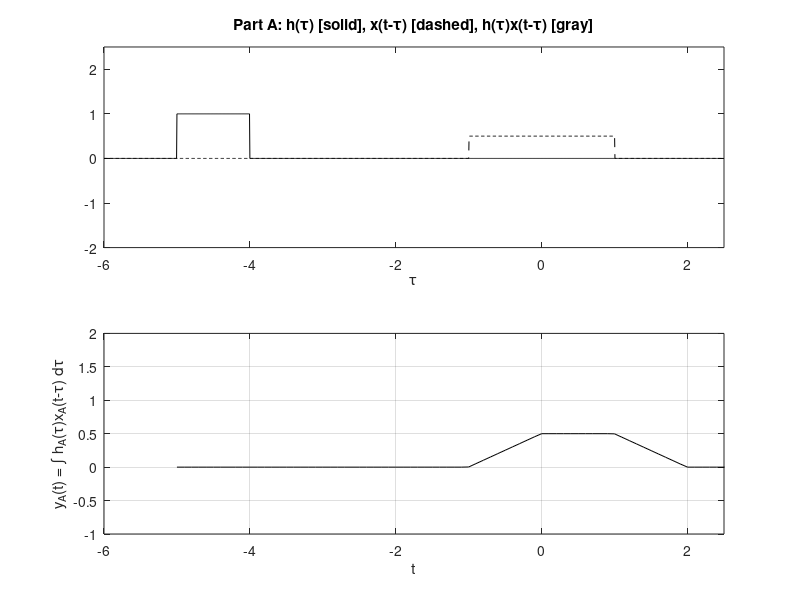
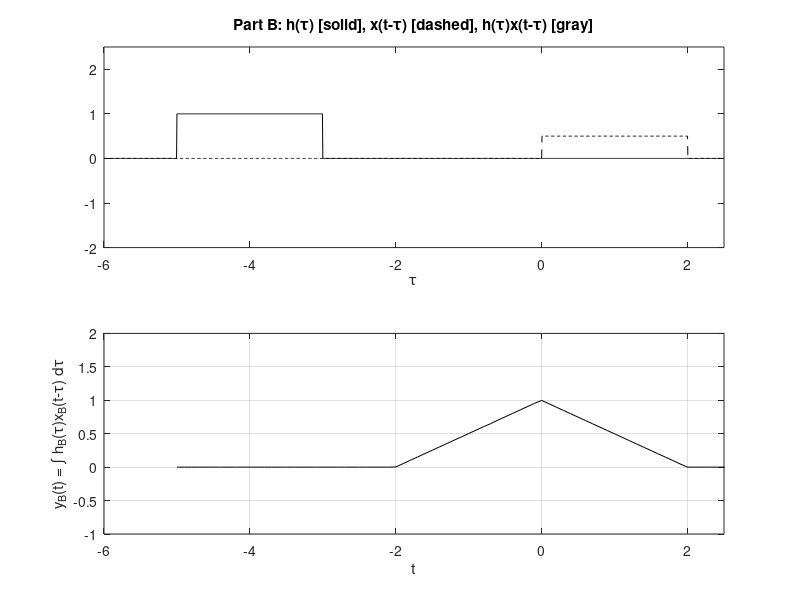
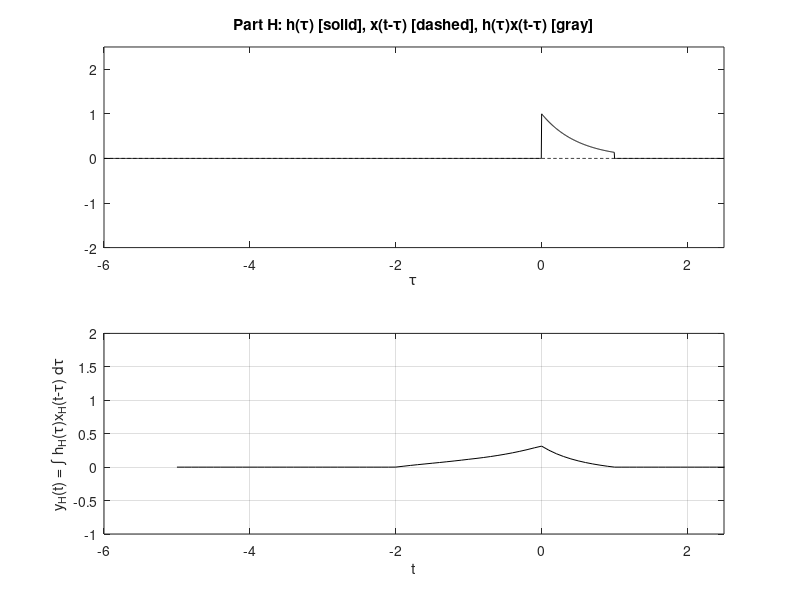

MATLAB code to generate these figures, in order:
%convolution for parts A, B, and H

u = @(t) 1.0*(t>=0);

% ===================== Part A =====================
figure(1)
A = 0.5; %constants a and b for part a
B = 1.0; 
xA = @(t) A*(u(t-4) - u(t-6));
hA = @(t) B*(u(t+5) - u(t+4));
dtau = 0.005; %time step & range for tau, part a
tau = -6:dtau:2.5;
ti = 0; %time vector for which y(t) will b computeted for part a
tvec = -5:.1:5;
yA = NaN*zeros(1,length(tvec));%pre-allocate memory for y(t) for part a

% Loop for convolution of Part A
for t = tvec
    ti = ti+1; %time index
    xhA = xA(t-tau).*hA(tau); %multiply x(t-tau) and h(tau)
    lxhA = length(xhA); %get the length of the convolution result
    yA(ti) = sum(xhA.*dtau); %approximate the convolution integral
    subplot(2,1,1),plot(tau,hA(tau),'k-',tau,xA(t-tau),'k--',t,0,'ok');%plot for part a
    axis([tau(1) tau(end) -2.0 2.5]);
    patch([tau(1:end-1);tau(1:end-1);tau(2:end);tau(2:end)],...
    [zeros(1,lxhA-1);xhA(1:end-1);xhA(2:end);zeros(1,lxhA-1)],...
    [.8 .8 .8],'edgecolor','none');
    xlabel('\tau'); 
    title('Part A: h(\tau) [solid], x(t-\tau) [dashed], h(\tau)x(t-\tau) [gray]');
    c = get(gca,'children'); 
    set(gca,'children',[c(2);c(3);c(4);c(1)]);
    subplot(2,1,2),plot(tvec,yA,'k',tvec(ti),yA(ti),'ok');
    xlabel('t'); ylabel('y_A(t) = \int h_A(\tau)x_A(t-\tau) d\tau');
    axis([tau(1) tau(end) -1.0 2.0]); 
    grid;
    drawnow;
end

% ===================== Part B =====================
figure(2)
xB = @(t) A*(u(t-3) - u(t-5));
hB = @(t) B*(u(t+5) - u(t+3));
yB = NaN*zeros(1,length(tvec)); %pre-allocate memory for y(t) for part b
%Loop for convolution of part b
ti = 0;
for t = tvec
    ti = ti+1; %time index
    xhB = xB(t-tau).*hB(tau); %multiply x(t-tau) and h(tau)
    lxhB = length(xhB); %get the length of the convolution result
    yB(ti) = sum(xhB.*dtau); %approximate the convolution integral
    subplot(2,1,1),plot(tau,hB(tau),'k-',tau,xB(t-tau),'k--',t,0,'ok');%plot for part b
    axis([tau(1) tau(end) -2.0 2.5]);
    patch([tau(1:end-1);tau(1:end-1);tau(2:end);tau(2:end)],...
    [zeros(1,lxhB-1);xhB(1:end-1);xhB(2:end);zeros(1,lxhB-1)],...
    [.8 .8 .8],'edgecolor','none');
    xlabel('\tau'); 
    title('Part B: h(\tau) [solid], x(t-\tau) [dashed], h(\tau)x(t-\tau) [gray]');
    c = get(gca,'children'); 
    set(gca,'children',[c(2);c(3);c(4);c(1)]);
    
    subplot(2,1,2),plot(tvec,yB,'k',tvec(ti),yB(ti),'ok');
    xlabel('t'); ylabel('y_B(t) = \int h_B(\tau)x_B(t-\tau) d\tau');
    axis([tau(1) tau(end) -1.0 2.0]); 
    grid;
    drawnow;
end

% ===================== Part H =====================
figure(3)
xH = @(t) exp(t).*(u(t+2) - u(t));
hH = @(t) exp(-2*t).*(u(t) - u(t-1));
yH = NaN*zeros(1,length(tvec));%pre-allocate memory for y(t) for part h
%loop for convolution of for part h
ti = 0;
for t = tvec
    ti = ti+1; %time index
    xhH = xH(t-tau).*hH(tau); %multiply x(t-tau) and h(tau)
    lxhH = length(xhH); %get the length of the convolution result
    yH(ti) = sum(xhH.*dtau); %approximate the convolution integral
    subplot(2,1,1),plot(tau,hH(tau),'k-',tau,xH(t-tau),'k--',t,0,'ok'); %plot for for part h
    axis([tau(1) tau(end) -2.0 2.5]);
    patch([tau(1:end-1);tau(1:end-1);tau(2:end);tau(2:end)],...
    [zeros(1,lxhH-1);xhH(1:end-1);xhH(2:end);zeros(1,lxhH-1)],...
    [.8 .8 .8],'edgecolor','none');
    xlabel('\tau'); 
    title('Part H: h(\tau) [solid], x(t-\tau) [dashed], h(\tau)x(t-\tau) [gray]');
    c = get(gca,'children'); 
    set(gca,'children',[c(2);c(3);c(4);c(1)]);
    subplot(2,1,2),plot(tvec,yH,'k',tvec(ti),yH(ti),'ok');
    xlabel('t'); ylabel('y_H(t) = \int h_H(\tau)x_H(t-\tau) d\tau');
    axis([tau(1) tau(end) -1.0 2.0]); 
    grid;
    drawnow;
end
